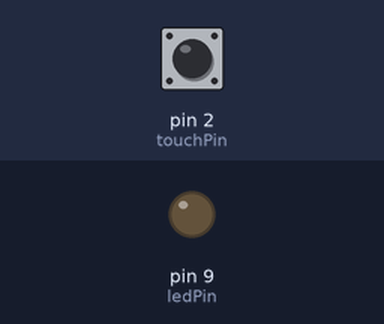
A sketch run on a simulated Arduino Uno, built with avr-gcc and run on an emulated ATmega328P. On the bench: output pins drawn as LEDs (lit = HIGH). The inputs (shaded band) are chosen by the test bench; at power-on: pin 2 (touchPin) LOW.

Above: at 1.2 s.
1.3 s: pin 2 (touchPin) pulled HIGH for 0.15 s
At 1.37 s:
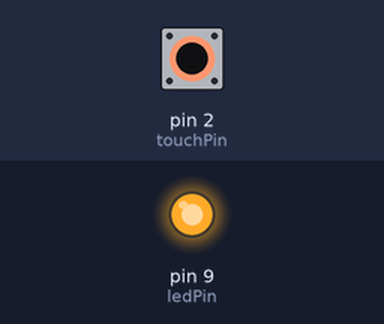
2.9 s: pin 2 (touchPin) pulled HIGH for 3.2 s
At 7.2 s:
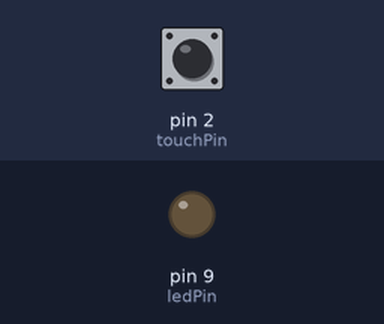
Timing chart, 0 to 8.7 s (numbered marks = the images above; inputs shaded):
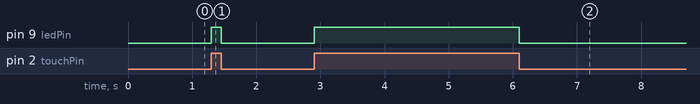

The sketch:

SENSOR_TOUCH.ino
```cpp
const int ledPin = 9;
const int touchPin = 2;

void setup() {
  pinMode(ledPin, OUTPUT);
  pinMode(touchPin, INPUT);}

void loop() {
  int touchState = digitalRead(touchPin);

  if (touchState == HIGH) {
    digitalWrite(ledPin, HIGH);
  } else {
    digitalWrite(ledPin, LOW);}}
```

Measured:
- after the input at 1.3 s, pin 9 (ledPin): LOW → HIGH at once, → LOW 0.15 s later
- after the input at 2.9 s, pin 9 (ledPin): LOW → HIGH at once, → LOW 3.2 s later
